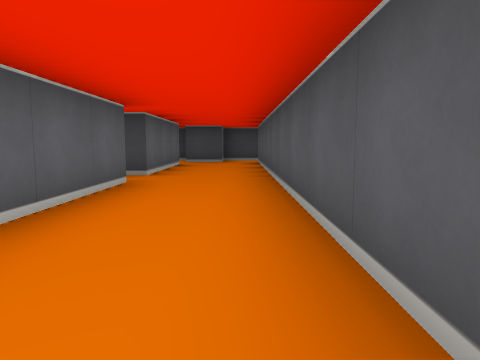
View 1 (above)

15 first-person views from a walk through a cub3D ray-caster map. The camera is about half as high as the walls, tilts 6° down and sees 70° across. The floor is counted in squares. Each view is taken from the middle of a square. On the plan, view 1 faces up. The plan holds only what a view shows up to about 9 squares ahead; the rest is blank.

View 2
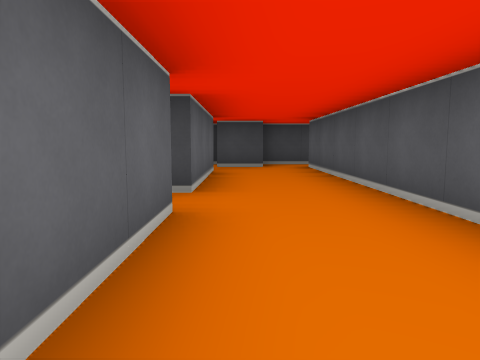

View 3
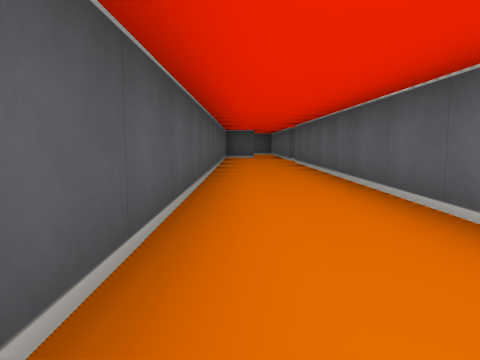

View 4
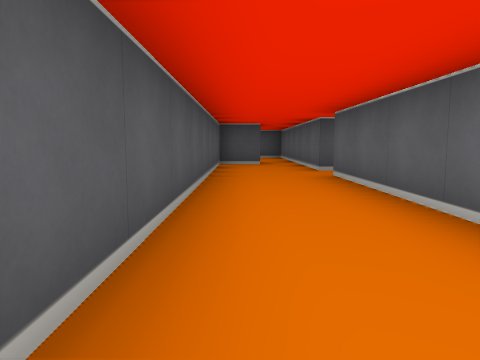

View 5
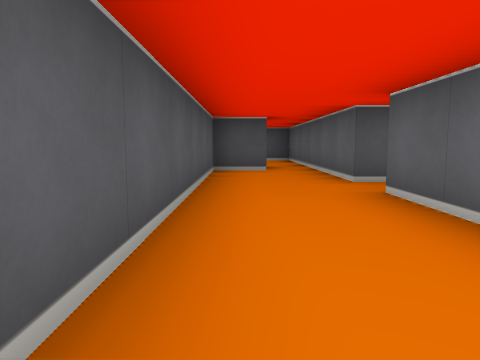

View 6
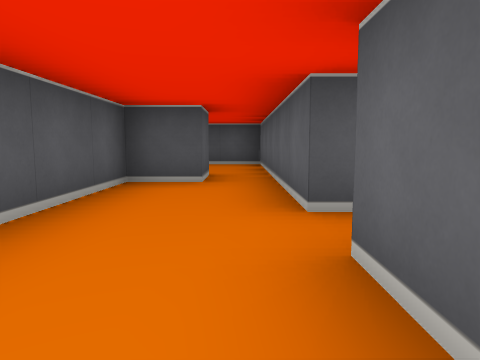

View 7
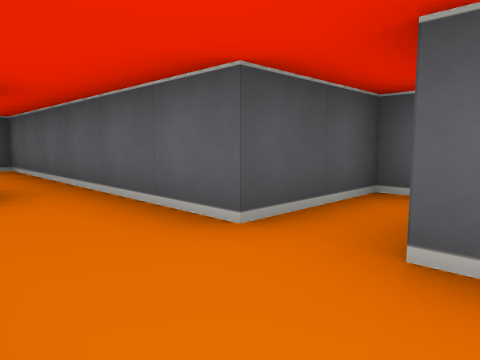

View 8
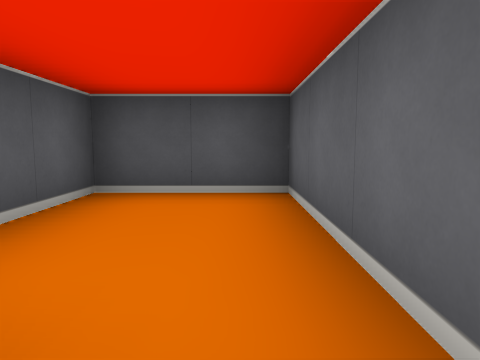

View 9
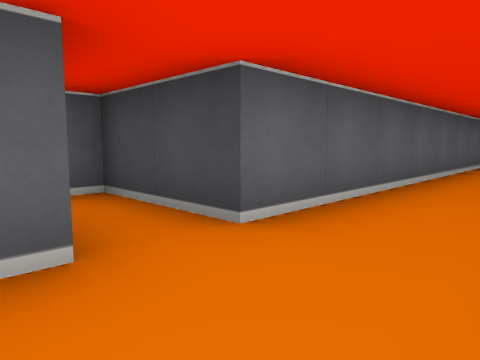

View 10
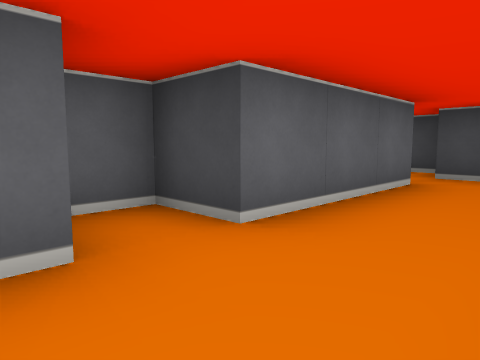

View 11
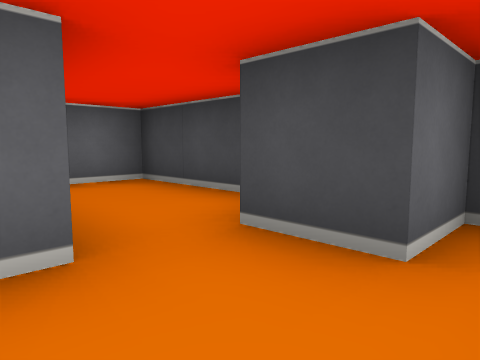

View 12
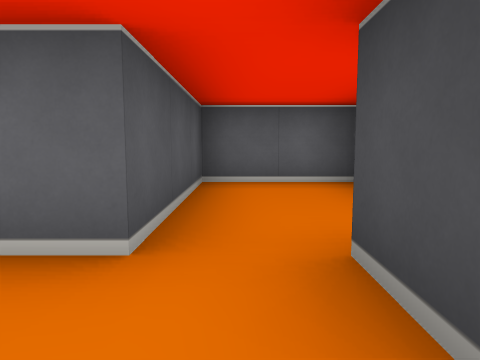

View 13
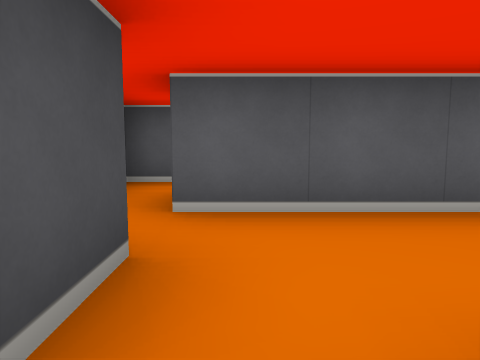

View 14
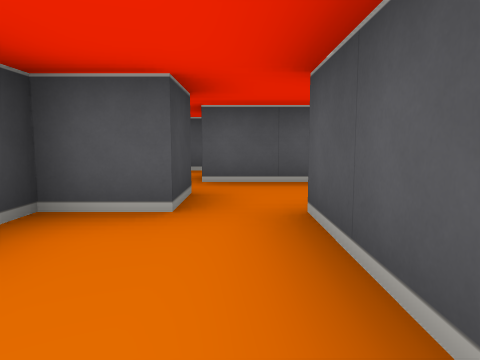

View 15
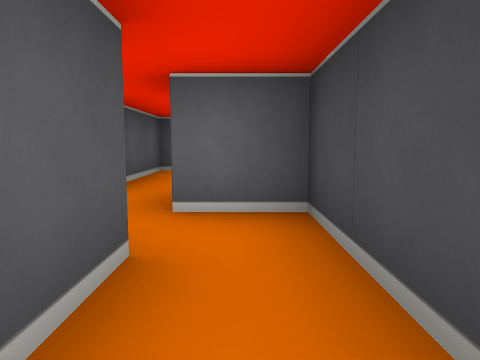

### Floor plan
Points are (right, up) in squares from view 1. A wall is a line through its corners. A room is listed if a view was taken in it or the views show most of it. See-through windows are left out.
Room 1 (views 1, 2, 3, 4, 5, 6, 7, 9, 10, 11, 12)
walls: (-1.5, 4.6) (-1.5, -5.5) (-3.5, -5.5) (-3.5, -6.5) (-1.5, -6.5) (-1.5, -8.5); (-1.5, 8.5) (-1.5, 5.5) (-2.5, 5.5) (-2.5, 4.8); (-0.5, -8.5) (0.5, -8.5) (0.5, 9.5) (1.4, 9.5); (1.4, 10.5) (-0.5, 10.5) (-0.5, 9.5) (-1.5, 9.5)
ways out: opening at (-1, -8) to room 2; opening at (-2, 9) to room 3; opening at (1, 10) to room 4
Room 2 (view 8)
walls: (-0.5, -9.5) (-0.5, -8.5); (-1.5, -8.5) (-1.5, -12.5) (0.5, -12.5) (0.5, -11)
ways out: opening at (-1, -8) to room 1
Room 3 (views 13, 14)
walls: (-1.5, 9.5) (-1.5, 10.5) (-4.5, 10.5) (-4.5, 8.5) (-1.5, 8.5)
ways out: opening at (-2, 9) to room 1
Room 4 (view 15)
walls: (2.5, 9.6) (2.5, 10.5)
ways out: opening at (1, 10) to room 1

Positions as (right, up) in squares from view 1, and headings:
1: (0, 0), facing up
2: (-1, 2), facing up
3: (0, 4), facing down
4: (0, 0), facing down
5: (0, -2), facing down
6: (-1, -4), facing down
7: (0, -5), facing down-left
8: (-1, -9), facing down
9: (0, -7), facing up-left
10: (0, 4), facing up-left
11: (0, 8), facing up-left
12: (0, 9), facing left
13: (-2, 9), facing right
14: (-4, 9), facing right
15: (2, 10), facing left
